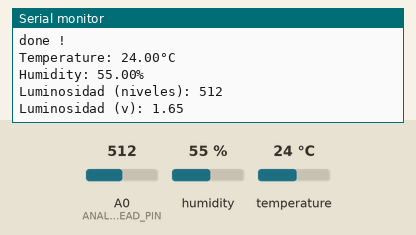
This sketch was run on a simulated ESP8266 (NodeMCU). On the bench: the last lines printed to the serial monitor. The inputs (shaded band) are chosen by the test bench; at power-on: humidity 55 %, A0 (ANALOG_READ_PIN) = 512, temperature 24 °C. WiFi joins after 1.5 s; servers stay silent unless stated; the local clock reads 2024-03-15 10:24:30 at power-on unless the sketch sets it; no MQTT or app messages arrive unless stated.

Above: at 3.6 s.
3.7 s: humidity set to 22 %
At 5.9 s:
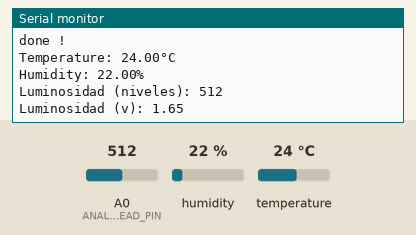
6.5 s: A0 (ANALOG_READ_PIN) set to 716
At 7.9 s:
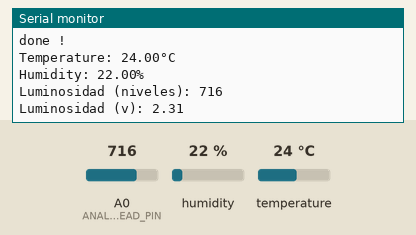
9.3 s: temperature set to 12 °C
12.1 s: A0 (ANALOG_READ_PIN) set to 900
At 13.9 s:
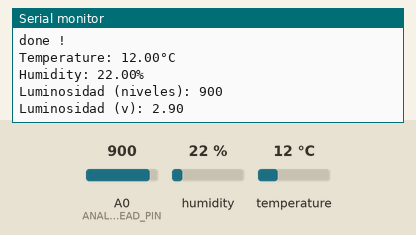
14.9 s: humidity set to 40 %
At 15.9 s:
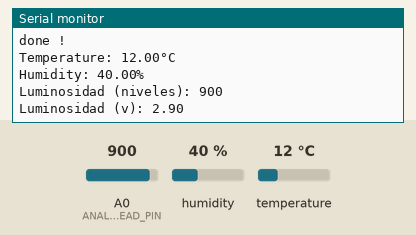
Timing chart, 0 to 17.9 s (numbered marks = the images above; inputs shaded):
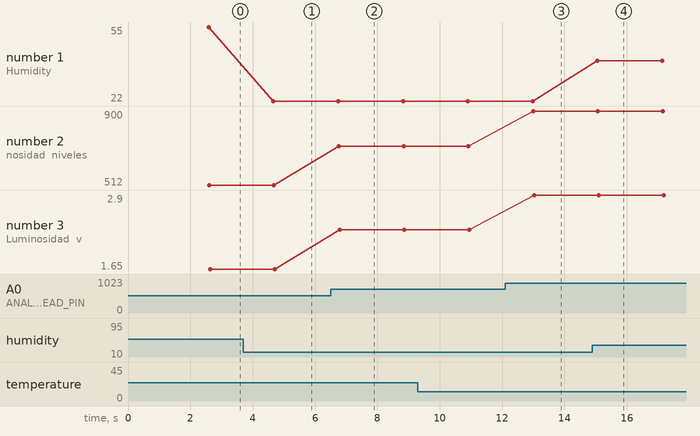

The sketch:

proyecto_iot_v5.ino
```cpp
#include <ESP8266WiFi.h>
#include <Adafruit_Sensor.h>
#include <DHT.h>
#include <DHT_U.h>
#include <WiFiClientSecure.h>
#include <time.h>
#include <PubSubClient.h>

// -----------------------------------------------------------------------------------------------

#define DHTPIN 2
#define DHTTYPE DHT11
#define HOSTNAME "s.salinasv"
#define MSG_BUFFER_SIZE	(50)

// -----------------------------------------------------------------------------------------------

const int ANALOG_READ_PIN = A0;
const char* ssid = "GOSA";
const char* password = "GOSA2022";
const char MQTT_HOST[] = "iotlab.virtual.uniandes.edu.co";
const int MQTT_PORT = 8082;
const char MQTT_USER[] = "s.salinasv";
const char MQTT_PASS[] = "202114041";
const char MQTT_SUB_TOPIC[] = HOSTNAME "/";
const char MQTT_PUB_TOPIC1[] = "humedad/san_jose_del_guaviare/" HOSTNAME;
const char MQTT_PUB_TOPIC2[] = "temperatura/san_jose_del_guaviare/" HOSTNAME;
const char MQTT_PUB_TOPIC3[] = "luminosidad/san_jose_del_guaviare/" HOSTNAME;

// -----------------------------------------------------------------------------------------------

static const char ca_cert[] PROGMEM = R"EOF(
-----BEGIN CERTIFICATE-----
MIIELTCCAxWgAwIBAgIUJ8xk/cM+iJs1Gj2vIv7y/o+XXWswDQYJKoZIhvcNAQEL
BQAwgaUxCzAJBgNVBAYTAkNPMQ8wDQYDVQQIDAZCb2dvdGExDzANBgNVBAcMBkJv
Z290YTERMA8GA1UECgwIVW5pYW5kZXMxDTALBgNVBAsMBERJU0MxJzAlBgNVBAMM
HmlvdGxhYi52aXJ0dWFsLnVuaWFuZGVzLmVkdS5jbzEpMCcGCSqGSIb3DQEJARYa
amEuYXZlbGlub0B1bmlhbmRlcy5lZHUuY28wHhcNMjEwODEzMTIyNzM1WhcNMjYw
ODEzMTIyNzM1WjCBpTELMAkGA1UEBhMCQ08xDzANBgNVBAgMBkJvZ290YTEPMA0G
A1UEBwwGQm9nb3RhMREwDwYDVQQKDAhVbmlhbmRlczENMAsGA1UECwwERElTQzEn
MCUGA1UEAwweaW90bGFiLnZpcnR1YWwudW5pYW5kZXMuZWR1LmNvMSkwJwYJKoZI
hvcNAQkBFhpqYS5hdmVsaW5vQHVuaWFuZGVzLmVkdS5jbzCCASIwDQYJKoZIhvcN
AQEBBQADggEPADCCAQoCggEBALpldL3rYIreRyElh74XURq5PyVHeZ8raK9l1Bh7
fdojzXMWZsXLT5AQyj7Xpyv/rQ5rmnxG/Yn5uqQuOGZy2e+YogWD/AiUC6Dt9BTM
35HZurGcC1RYVLbWzZsxoX53aj82PAkwKwAsc3WO61GiFjGMJqeEYdiq4UwsrHqs
JRKDt2HUsqMUwv/Av8QNWgqLZtvfHtRuE9Xzu8FyL2nukQGkXdHBMQQsLOo+h0Nk
iwcYPDMvOy+rf83frEj4h8mXrR3PMHgpIybn89LOv0VUAKrDeVQJJTJPWBObx3Yv
nd2SvzJ8Q++rYk+SpRXBVhcBNExpzx4NsqRqh6Nino1Co+MCAwEAAaNTMFEwHQYD
VR0OBBYEFLe0Qac+cffaxvYBdQWk2QH2v3cUMB8GA1UdIwQYMBaAFLe0Qac+cffa
xvYBdQWk2QH2v3cUMA8GA1UdEwEB/wQFMAMBAf8wDQYJKoZIhvcNAQELBQADggEB
AFIDE2Xfm0YC8edGvSqMYxTbNz/3fvmM2149lScKTHQrifN6kOOuGe26+tWgvjvx
KLAsox4GpTVokpyswt7Glr+l0l9UEC5BPqqr5pFEo8MWhAoH5y4NDFzVG6Jkf0i2
tYlQghdEslXV/r6FM4liAIc4CHdxUuvazAehT4JDcQkTmr3swNbF33L/JmTiZ5Ny
gymNUIVxbvQGUXOEwE4fId9e/Uoz7RcytOB9ZGvfb/FKZy69uHe1wavaZRA92W6d
FmcFfve/R1nmeJNDSIZBtXjDvnkuF5dygOBPHibvxIU49+iZD4YJvVrFV66L1xzW
1+SB2xn2cip+HG79iGsqrwc=
-----END CERTIFICATE-----
)EOF";

// -----------------------------------------------------------------------------------------------

uint32_t delayMS;
int ValueRead=2;
int myflag=0;
unsigned long lastMillis = 0;
unsigned long lastMsg = 0;
char msg[MSG_BUFFER_SIZE];
int value = 0;

// -----------------------------------------------------------------------------------------------

sensor_t sensor;
sensors_event_t event;
time_t now;

// -----------------------------------------------------------------------------------------------

DHT_Unified dht(DHTPIN, DHTTYPE);
BearSSL::WiFiClientSecure espClient;
PubSubClient client(espClient);

// -----------------------------------------------------------------------------------------------

void setup_dht() {
  // ... código para configurar dht ...
  Serial.println(F("DHT11 Unified Sensor"));
  // Print temperature sensor details.
  dht.temperature().getSensor(&sensor);
  Serial.println(F("------------------------------------"));
  Serial.println(F("Temperature Sensor"));
  Serial.print(F("Sensor Type: ")); Serial.println(sensor.name);
  Serial.print(F("Driver Ver:  ")); Serial.println(sensor.version);
  Serial.print(F("Unique ID:   ")); Serial.println(sensor.sensor_id);
  Serial.print(F("Max Value:   ")); Serial.print(sensor.max_value); Serial.println(F("°C"));
  Serial.print(F("Min Value:   ")); Serial.print(sensor.min_value); Serial.println(F("°C"));
  Serial.print(F("Resolution:  ")); Serial.print(sensor.resolution); Serial.println(F("°C"));
  Serial.println(F("------------------------------------"));
  // Print humidity sensor details.
  dht.humidity().getSensor(&sensor);
  Serial.println(F("Humidity Sensor"));
  Serial.print(F("Sensor Type: ")); Serial.println(sensor.name);
  Serial.print(F("Driver Ver:  ")); Serial.println(sensor.version);
  Serial.print(F("Unique ID:   ")); Serial.println(sensor.sensor_id);
  Serial.print(F("Max Value:   ")); Serial.print(sensor.max_value); Serial.println(F("%"));
  Serial.print(F("Min Value:   ")); Serial.print(sensor.min_value); Serial.println(F("%"));
  Serial.print(F("Resolution:  ")); Serial.print(sensor.resolution); Serial.println(F("%"));
  Serial.println(F("------------------------------------"));
  // Set delay between sensor readings based on sensor details.
  delayMS = sensor.min_delay / 1000;
}

// -----------------------------------------------------------------------------------------------

void wifi_connect() {
  // ... código para configurar wifi ...
  Serial.println("Setting WiFi");
  WiFi.hostname(HOSTNAME);
  WiFi.mode(WIFI_STA);
  // ... código para conectarse a wifi ...
  Serial.println("WiFi Connect");
  if (WiFi.status() != WL_CONNECTED) {
    Serial.print("Connecting to WiFi ..");
    WiFi.begin(ssid, password);

    while (WiFi.status() != WL_CONNECTED) {
      Serial.print('.');
      delay(1000);
    }

    Serial.print("RSSI: ");
    Serial.println(WiFi.RSSI());
    Serial.println(WiFi.localIP());}
}

// -----------------------------------------------------------------------------------------------

void setup_ntp() {
  // ... código para configurar NTP ...
  Serial.print("Setting time using SNTP");
  configTime(-5 * 3600, 0, "pool.ntp.org", "time.nist.gov");
  now = time(nullptr);
  while (now < 1510592825) {
    delay(500);
    Serial.print(".");
    now = time(nullptr);
  }
  struct tm timeinfo;
  gmtime_r(&now, &timeinfo);
  //Una vez obtiene la hora, imprime en el monitor el tiempo actual
  Serial.println("");
  Serial.print("Current time: ");
  Serial.println(asctime(&timeinfo));
  Serial.println("SNTP done!");
}

// -----------------------------------------------------------------------------------------------

void receivedCallback(char* topic, byte* payload, unsigned int length) {
  Serial.print("Message arrived [");
  Serial.print(topic);
  Serial.print("] ");
  for (int i = 0; i < length; i++) {
    Serial.print((char)payload[i]);
  }
  Serial.println();
}

// -----------------------------------------------------------------------------------------------

void mqtt_connect() {
  Serial.println(F("MQTT Connect"));
  char err_buf[256];
  if (!client.connected()) {
    Serial.println("Attempting MQTT connection ... ");
    if (client.connect(HOSTNAME, MQTT_USER, MQTT_PASS)) {
      Serial.println("connected.");
    } else {
      Serial.println("Connection failed");
      Serial.print("State error: ");
      Serial.println(client.state());
      /* -4 : MQTT_CONNECTION_TIMEOUT - the server didn't respond within the keepalive time
         -3 : MQTT_CONNECTION_LOST - the espClientwork connection was broken
         -2 : MQTT_CONNECT_FAILED - the espClientwork connection failed
         -1 : MQTT_DISCONNECTED - the client is disconnected cleanly
         0 : MQTT_CONNECTED - the client is connected
         1 : MQTT_CONNECT_BAD_PROTOCOL - the server doesn't support the requested version of MQTT
         2 : MQTT_CONNECT_BAD_CLIENT_ID - the server rejected the client identifier
         3 : MQTT_CONNECT_UNAVAILABLE - the server was unable to accept the connection
         4 : MQTT_CONNECT_BAD_CREDENTIALS - the username/password were rejected
         5 : MQTT_CONNECT_UNAUTHORIZED - the client was not authorized to connect
      */
      espClient.getLastSSLError(err_buf, sizeof(err_buf));
      Serial.print("SSL error: ");
      Serial.println(err_buf);
      delay(5000);
    }
  }
}

// -----------------------------------------------------------------------------------------------

void check_wifi_and_mqtt() {
  // ... código para comprobar la conexión wifi y mqtt ...
  Serial.println(F("Checking WiFi and MQQT connection ..."));
  if (WiFi.status() != WL_CONNECTED){
    wifi_connect();
  }
  if (!client.connected()){
      mqtt_connect();
  }
  client.loop();
  Serial.println(F("done !"));
}

// -----------------------------------------------------------------------------------------------

float read_temperature() {
  // ... código para leer la temperatura ...
  // Get temperature event and print its value.
  float t;
  dht.temperature().getEvent(&event);
  if (isnan(event.temperature)) {
    Serial.println(F("Error reading temperature!"));
    t = -99.0;
  } else {
    Serial.print(F("Temperature: "));
    t = event.temperature;
    Serial.print(t);
    Serial.println(F("°C"));
  }
  return t;
}

// -----------------------------------------------------------------------------------------------

float read_humidity() {
  // ... código para leer la humedad ...
  // Get humidity event and print its value.
  float h;
  dht.humidity().getEvent(&event);
  if (isnan(event.relative_humidity)) {
    Serial.println(F("Error reading humidity!"));
    h = -99.0;
  } else {
    Serial.print(F("Humidity: "));
    h = event.relative_humidity;
    Serial.print(h);
    Serial.println(F("%"));
  }
  return h;
}

// -----------------------------------------------------------------------------------------------

float read_luminosity() {
  // ... código para leer la humedad ...
  // obtien el valor del sesor de luz
  int l = analogRead(ANALOG_READ_PIN);
  // Values from 0-1024
  Serial.print(F("Luminosidad (niveles): "));
  Serial.println(l);
  // Convert the analog reading to voltage
  float voltage = l * (3.3 / 1023.0);
  // print the voltage
  Serial.print(F("Luminosidad (v): "));
  Serial.println(voltage);
  return voltage;
}

// -----------------------------------------------------------------------------------------------

bool isValid(float value) {
  // ... código para comprobar si un valor es válido ...
  if (value==-99.0){
    return false;
  } else {
    return true;
  }
}

// -----------------------------------------------------------------------------------------------

void publish_data(float temperature, float humidity, float luminosity) {
  // ... código para publicar datos ...
  //Transforma la información a la notación JSON para poder enviar los datos
  //El mensaje que se envía es de la forma {"value": x}, donde x es el valor de temperatura o humedad

  //JSON para temperatura
  String json = "{\"value\": "+ String(temperature) + "}";
  char payload1[json.length()+1];
  json.toCharArray(payload1, json.length()+1);

  //JSON para humedad
  json = "{\"value\": "+ String(humidity) + "}";
  char payload2[json.length()+1];
  json.toCharArray(payload2, json.length()+1);

  //JSON para luz
  json = "{\"value\": "+ String(luminosity) + "}";
  char payload3[json.length()+1];
  json.toCharArray(payload3, json.length()+1);

  if (!client.connected()){
    //Publica en el tópico de la temperatura
    client.publish(MQTT_PUB_TOPIC1, payload1, false);
    //Publica en el tópico de la humedad
    client.publish(MQTT_PUB_TOPIC2, payload2, false);
    //Publica en el tópico de la luz
    client.publish(MQTT_PUB_TOPIC3, payload3, false);
    //Imprime en el monitor serial la información recolectada
    Serial.print(MQTT_PUB_TOPIC1);
    Serial.print(" -> ");
    Serial.println(payload1);
    Serial.print(MQTT_PUB_TOPIC2);
    Serial.print(" -> ");
    Serial.println(payload2);
    Serial.print(MQTT_PUB_TOPIC3);
    Serial.print(" -> ");
    Serial.println(payload3);
  }
}

// -----------------------------------------------------------------------------------------------

void setup() {
  Serial.begin(9600);
  dht.begin();
  setup_dht();
  BearSSL::X509List *serverTrustedCA = new BearSSL::X509List(ca_cert);
  espClient.setTrustAnchors(serverTrustedCA);
  wifi_connect();
  setup_ntp();
  client.setServer(MQTT_HOST, MQTT_PORT);
  client.setCallback(receivedCallback);
}

// -----------------------------------------------------------------------------------------------

void loop() {
  check_wifi_and_mqtt();

  float temperature = read_temperature();
  float humidity = read_humidity();
  float luminosity = read_luminosity();

  if (isValid(temperature) && isValid(humidity)) {
    publish_data(temperature, humidity, luminosity);
  }

  delay(delayMS);
}

// -----------------------------------------------------------------------------------------------
```

Measured:
- after the input at 3.7 s, the serial monitor: prints a new line after 0.97 s (image 1)
- after the input at 6.5 s, the serial monitor: prints a new line after 0.26 s (image 2)
- after the input at 12.1 s, the serial monitor: prints a new line after 0.90 s (image 3)
- after the input at 14.9 s, the serial monitor: prints a new line after 0.16 s (image 4)
- plotted number 1: 55 → 22 after the input at 3.7 s, 22 → 40 after the input at 14.9 s
- plotted number 2: 512 → 716 after the input at 6.5 s, 716 → 900 after the input at 12.1 s
- plotted number 3: 1.65 → 2.31 after the input at 6.5 s, 2.31 → 2.9 after the input at 12.1 s
